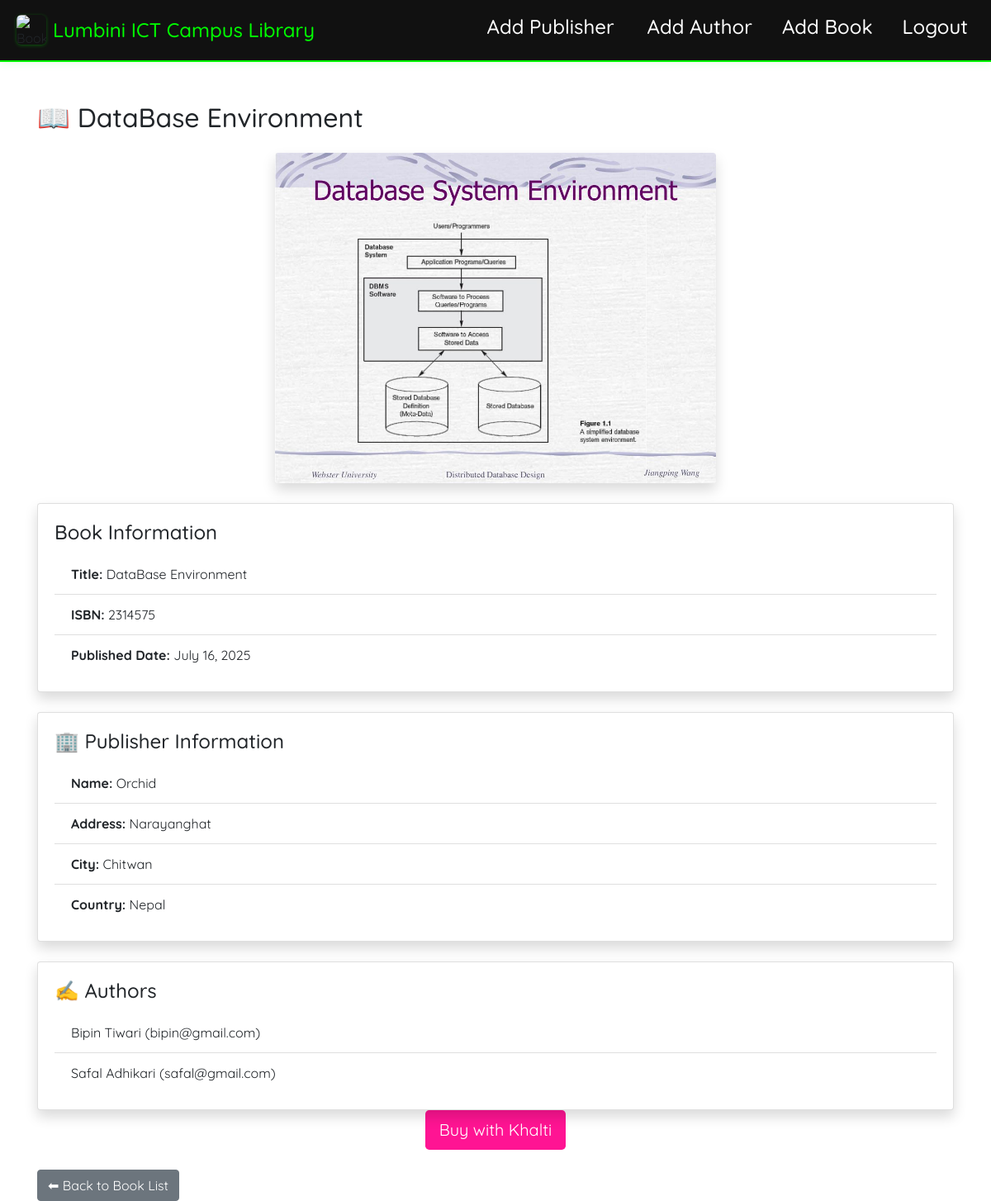
Screenshot of /book/4/ with the database file from the repository.
### Relation/models.py (models this page shows, shortened)
class Book(models.Model):
    title = models.CharField(max_length=200)
    isbn = models.CharField(max_length=13,unique=True)
    published_date = models.DateField()
    publisher = models.ForeignKey(Publisher,on_delete=models.CASCADE)
    authors = models.ManyToManyField(Author)
    image = models.ImageField(upload_to='book_images/', blank=True, null=True)

class Publisher(models.Model):
    name = models.CharField(max_length=100)
    address = models.TextField()
    city = models.CharField(max_length=50)
    country = models.CharField(max_length=50)

class Author(models.Model):
    first_name = models.CharField(max_length=50)
    last_name = models.CharField(max_length=50)
    email = models.EmailField()

### Relation/views.py (the view)
# urls.py: path('book/<int:pk>/', views.book_detail, name='book_detail'),
def book_detail(request, pk):
    book = get_object_or_404(Book, pk=pk)
    return render(request, 'relation/bookdetail.html', {'book':book})

### templates/relation/bookdetail.html (shortened to what this page needs)
{% extends 'relation/booklist.html' %}
{% load static %}
{% block content %}
<div class="container mt-4">
    <h2 class="mb-4">📖 {{ book.title }}</h2>
    <div class="text-center mb-4">
        {% if book.image %}
        <img src="{{ book.image.url }}" class="img-fluid rounded shadow" alt="{{ book.title }}" style="max-height: 400px;">
        {% else %}
        <img src="{% static 'books.jpeg' %}" class="img-fluid rounded shadow" alt="Default Cover" style="max-height: 400px;">
        {% endif %}
    </div>
    <div class="card mb-4 shadow">
        <div class="card-body">
            <h4 class="card-title">Book Information</h4>
            <ul class="list-group list-group-flush">
                <li class="list-group-item"><strong>Title:</strong> {{ book.title }}</li>
                <li class="list-group-item"><strong>ISBN:</strong> {{ book.isbn }}</li>
                <li class="list-group-item"><strong>Published Date:</strong> {{ book.published_date }}</li>
            </ul>
        </div>
    </div>
    <div class="card mb-4 shadow">
        <div class="card-body">
            <h4 class="card-title">🏢 Publisher Information</h4>
            <ul class="list-group list-group-flush">
                <li class="list-group-item"><strong>Name:</strong> {{ book.publisher.name }}</li>
                <li class="list-group-item"><strong>Address:</strong> {{ book.publisher.address }}</li>
                <li class="list-group-item"><strong>City:</strong> {{ book.publisher.city }}</li>
                <li class="list-group-item"><strong>Country:</strong> {{ book.publisher.country }}</li>
            </ul>
        </div>
    </div>
    <div class="card shadow">
        <div class="card-body">
            <h4 class="card-title">✍️ Authors</h4>
            <ul class="list-group list-group-flush">
                {% for author in book.authors.all %}
                <li class="list-group-item">
                    {{ author.first_name }} {{ author.last_name }} ({{ author.email }})
                </li>
                {% empty %}
                <li class="list-group-item">No authors listed.</li>
                {% endfor %}
            </ul>
        </div>
    </div>
    <div class="text-center">
        <button id="payment-button"
        class="btn btn-lg text-white"
        style="background-color: #ff1493">
    Buy with Khalti
</button>
    </div>
    <a href="{% url 'booklist' %}" class="btn btn-secondary mt-4">⬅ Back to Book List</a>
</div>
{% endblock %}

### static/navbar.css (style rules this page uses)
* { box-sizing: border-box; margin: 0; padding: 0; font-family: 'Quicksand', sans-serif; }

### rows the page displays
Book: title "DataBase Environment", image (picture), isbn "2314575", published_date "July 16, 2025", publisher.name "Orchid", publisher.address "Narayanghat", publisher.city "Chitwan", publisher.country "Nepal"
Author: first_name "Bipin", last_name "Tiwari", email "bipin@gmail.com"
Author: first_name "Safal", last_name "Adhikari", email "safal@gmail.com"
